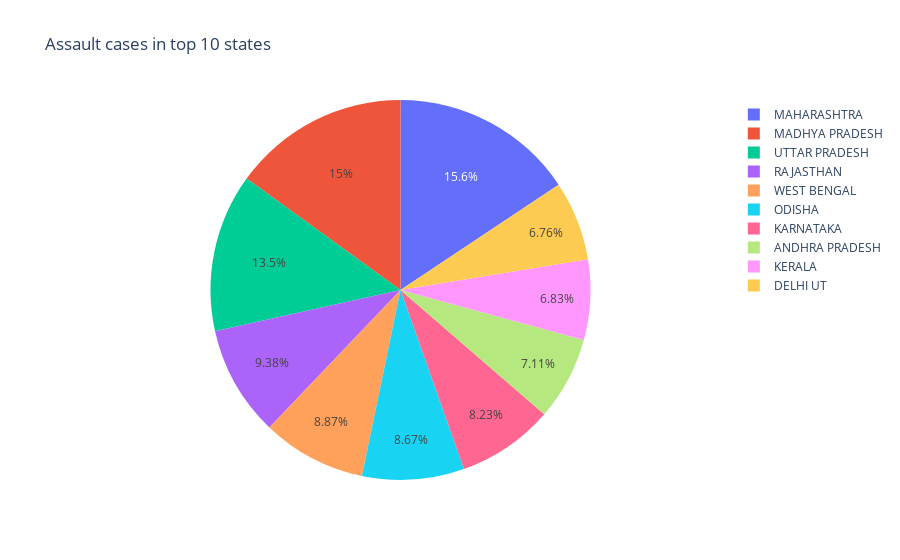

Notebook source saved alongside this figure:
### Code cell
px.pie(data_frame=topAssault, names = "State", values="Assault", title = "Assault cases in top 10 states")

### Figure 1 — Plotly figure (JSON) as saved in the notebook; plotly's stock layout.template omitted (floating-point values rounded to 4 significant figures)
{"data": [{"domain": {"x": [0, 1], "y": [0, 1]}, "hovertemplate": "State=%{label}<br>Assault=%{value}<extra></extra>", "labels": ["MAHARASHTRA", "MADHYA PRADESH", "UTTAR PRADESH", "RAJASTHAN", "WEST BENGAL", "ODISHA", "KARNATAKA", "ANDHRA PRADESH", "KERALA", "DELHI UT"], "legendgroup": "", "name": "", "showlegend": true, "type": "pie", "values": [10001, 9609, 8605, 5999, 5670, 5543, 5263, 4547, 4367, 4322]}], "layout": {"legend": {"tracegroupgap": 0}, "title": {"text": "Assault cases in top 10 states"}}}
